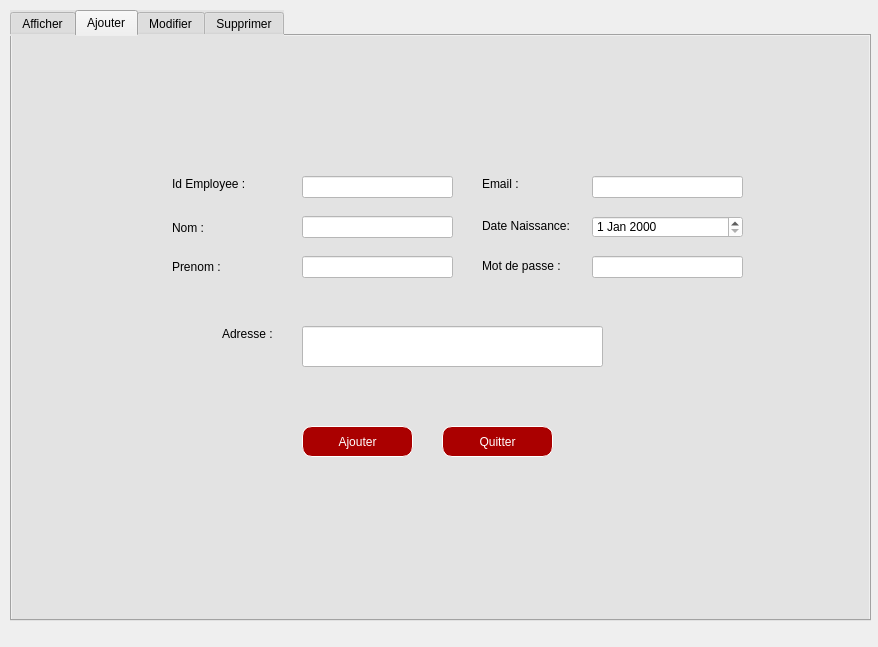
<?xml version="1.0" encoding="UTF-8"?>
<ui version="4.0">
 <class>Employee</class>
 <widget class="QDialog" name="Employee">
  <property name="geometry">
   <rect>
    <x>0</x>
    <y>0</y>
    <width>878</width>
    <height>647</height>
   </rect>
  </property>
  <property name="windowTitle">
   <string>Employee</string>
  </property>
  <property name="styleSheet">
   <string notr="true"/>
  </property>
  <widget class="QTabWidget" name="tabWidget_">
   <property name="geometry">
    <rect>
     <x>10</x>
     <y>10</y>
     <width>861</width>
     <height>611</height>
    </rect>
   </property>
   <property name="styleSheet">
    <string notr="true">background-color: rgb(227, 227, 227);

font: 9pt &quot;Sylfaen&quot;;</string>
   </property>
   <property name="currentIndex">
    <number>1</number>
   </property>
   <widget class="QWidget" name="tab_6">
    <attribute name="title">
     <string>Afficher</string>
    </attribute>
    <widget class="QLabel" name="label_46">
     <property name="geometry">
      <rect>
       <x>10</x>
       <y>10</y>
       <width>61</width>
       <height>71</height>
      </rect>
     </property>
     <property name="styleSheet">
      <string notr="true">background-color: rgb(155, 1, 1);
image: url(:/new/prefix1/Logo.png);</string>
     </property>
     <property name="text">
      <string/>
     </property>
    </widget>
    <widget class="QLabel" name="label_47">
     <property name="geometry">
      <rect>
       <x>70</x>
       <y>20</y>
       <width>321</width>
       <height>51</height>
      </rect>
     </property>
     <property name="styleSheet">
      <string notr="true">background-color: rgb(155, 1, 1);</string>
     </property>
     <property name="text">
      <string>&lt;html&gt;&lt;head/&gt;&lt;body&gt;&lt;p&gt;&lt;span style=&quot; font-size:26pt; font-weight:600;&quot;&gt;STREAMFLIX&lt;/span&gt;&lt;/p&gt;&lt;/body&gt;&lt;/html&gt;</string>
     </property>
    </widget>
    <widget class="QTableView" name="tableView_2">
     <property name="geometry">
      <rect>
       <x>30</x>
       <y>220</y>
       <width>801</width>
       <height>321</height>
      </rect>
     </property>
    </widget>
    <widget class="QLabel" name="label_26">
     <property name="geometry">
      <rect>
       <x>0</x>
       <y>0</y>
       <width>851</width>
       <height>591</height>
      </rect>
     </property>
     <property name="styleSheet">
      <string notr="true">background-color: rgb(155, 1, 1);</string>
     </property>
     <property name="text">
      <string/>
     </property>
    </widget>
    <widget class="QGroupBox" name="groupBox">
     <property name="geometry">
      <rect>
       <x>320</x>
       <y>140</y>
       <width>291</width>
       <height>71</height>
      </rect>
     </property>
     <property name="styleSheet">
      <string notr="true">background-color: rgb(155, 1, 1);
color: rgb(255, 255, 255);</string>
     </property>
     <property name="title">
      <string>Trier Par :</string>
     </property>
     <widget class="QComboBox" name="comboBox_5">
      <property name="geometry">
       <rect>
        <x>10</x>
        <y>30</y>
        <width>171</width>
        <height>31</height>
       </rect>
      </property>
      <property name="styleSheet">
       <string notr="true">background-color: rgb(170, 0, 0);
border :1px solid rgb(255, 255, 255);
border-radius :0px;
color: #FFF;
padding-left: 20px;
padding-right:20px;

</string>
      </property>
      <item>
       <property name="text">
        <string>Date de naissance</string>
       </property>
      </item>
      <item>
       <property name="text">
        <string/>
       </property>
      </item>
      <item>
       <property name="text">
        <string/>
       </property>
      </item>
      <item>
       <property name="text">
        <string/>
       </property>
      </item>
     </widget>
     <widget class="QPushButton" name="pushButton_Trie_2">
      <property name="geometry">
       <rect>
        <x>190</x>
        <y>30</y>
        <width>81</width>
        <height>31</height>
       </rect>
      </property>
      <property name="styleSheet">
       <string notr="true">background-color: rgb(170, 0, 0);
border :1px solid rgb(255, 255, 255);
border-radius :10px;
color: #FFF;
padding-left: 20px;
padding-right:20px;
</string>
      </property>
      <property name="text">
       <string>Trier</string>
      </property>
      <property name="icon">
       <iconset>
        <normaloff>:/new/prefix1/Tri.png</normaloff>:/new/prefix1/Tri.png</iconset>
      </property>
      <property name="iconSize">
       <size>
        <width>50</width>
        <height>50</height>
       </size>
      </property>
     </widget>
    </widget>
    <widget class="QGroupBox" name="groupBox_2">
     <property name="geometry">
      <rect>
       <x>30</x>
       <y>140</y>
       <width>281</width>
       <height>71</height>
      </rect>
     </property>
     <property name="styleSheet">
      <string notr="true">background-color: rgb(155, 1, 1);
color: rgb(255, 255, 255);</string>
     </property>
     <property name="title">
      <string>Rechercher Par :</string>
     </property>
     <widget class="QLineEdit" name="lineEdit_Recherche_2">
      <property name="geometry">
       <rect>
        <x>10</x>
        <y>30</y>
        <width>141</width>
        <height>31</height>
       </rect>
      </property>
      <property name="styleSheet">
       <string notr="true">background-color: rgb(255, 255, 255);</string>
      </property>
     </widget>
     <widget class="QPushButton" name="pushButton_Recherche_2">
      <property name="geometry">
       <rect>
        <x>160</x>
        <y>30</y>
        <width>111</width>
        <height>31</height>
       </rect>
      </property>
      <property name="styleSheet">
       <string notr="true">background-color: rgb(170, 0, 0);
border :1px solid rgb(255, 255, 255);
border-radius :10px;
color: #FFF;
padding-left: 20px;
padding-right:20px;
</string>
      </property>
      <property name="text">
       <string>Rechercher</string>
      </property>
     </widget>
    </widget>
    <widget class="QPushButton" name="pushButton_2">
     <property name="geometry">
      <rect>
       <x>630</x>
       <y>150</y>
       <width>61</width>
       <height>61</height>
      </rect>
     </property>
     <property name="styleSheet">
      <string notr="true">image: url(:/new/prefix2/PDF.png);</string>
     </property>
     <property name="text">
      <string/>
     </property>
     <property name="icon">
      <iconset>
       <normaloff>:/new/prefix1/PDF.png</normaloff>:/new/prefix1/PDF.png</iconset>
     </property>
     <property name="iconSize">
      <size>
       <width>50</width>
       <height>50</height>
      </size>
     </property>
    </widget>
    <widget class="QGroupBox" name="groupBox_3">
     <property name="geometry">
      <rect>
       <x>480</x>
       <y>20</y>
       <width>351</width>
       <height>111</height>
      </rect>
     </property>
     <property name="styleSheet">
      <string notr="true">background-color: rgb(155, 1, 1);
color: rgb(255, 255, 255);</string>
     </property>
     <property name="title">
      <string>Entrez l'adresse Mail :</string>
     </property>
     <widget class="QLineEdit" name="lineEdit_emaill_3">
      <property name="geometry">
       <rect>
        <x>30</x>
        <y>30</y>
        <width>191</width>
        <height>31</height>
       </rect>
      </property>
      <property name="styleSheet">
       <string notr="true">background-color: rgb(255, 255, 255);</string>
      </property>
      <property name="text">
       <string/>
      </property>
     </widget>
     <widget class="QLineEdit" name="lineEdit_emaill_envoi_2">
      <property name="geometry">
       <rect>
        <x>30</x>
        <y>70</y>
        <width>191</width>
        <height>31</height>
       </rect>
      </property>
      <property name="styleSheet">
       <string notr="true">background-color: rgb(255, 255, 255);</string>
      </property>
      <property name="text">
       <string/>
      </property>
     </widget>
     <widget class="QPushButton" name="pushButton_Email_2">
      <property name="geometry">
       <rect>
        <x>230</x>
        <y>70</y>
        <width>101</width>
        <height>31</height>
       </rect>
      </property>
      <property name="styleSheet">
       <string notr="true">background-color: rgb(170, 0, 0);
border :1px solid rgb(255, 255, 255);
border-radius :10px;
color: #FFF;
padding-left: 20px;
padding-right:20px;
</string>
      </property>
      <property name="text">
       <string>Envoyer</string>
      </property>
      <property name="icon">
       <iconset>
        <normaloff>:/new/prefix1/EMAIL.png</normaloff>:/new/prefix1/EMAIL.png</iconset>
      </property>
      <property name="iconSize">
       <size>
        <width>34</width>
        <height>53</height>
       </size>
      </property>
     </widget>
     <widget class="QPushButton" name="pushButton_Email_Envoie_3">
      <property name="geometry">
       <rect>
        <x>230</x>
        <y>30</y>
        <width>101</width>
        <height>31</height>
       </rect>
      </property>
      <property name="styleSheet">
       <string notr="true">background-color: rgb(170, 0, 0);
border :1px solid rgb(255, 255, 255);
border-radius :10px;
color: #FFF;
padding-left: 20px;
padding-right:20px;

</string>
      </property>
      <property name="text">
       <string>Vérifier</string>
      </property>
      <property name="icon">
       <iconset>
        <normaloff>:/new/prefix1/EMAIL.png</normaloff>:/new/prefix1/EMAIL.png</iconset>
      </property>
      <property name="iconSize">
       <size>
        <width>37</width>
        <height>53</height>
       </size>
      </property>
     </widget>
    </widget>
    <widget class="QPushButton" name="pushButton_Statistique_2">
     <property name="geometry">
      <rect>
       <x>700</x>
       <y>150</y>
       <width>61</width>
       <height>61</height>
      </rect>
     </property>
     <property name="styleSheet">
      <string notr="true"/>
     </property>
     <property name="icon">
      <iconset>
       <normaloff>:/new/prefix1/statistique.png</normaloff>:/new/prefix1/statistique.png</iconset>
     </property>
     <property name="iconSize">
      <size>
       <width>70</width>
       <height>70</height>
      </size>
     </property>
    </widget>
    <widget class="QPushButton" name="pushButton">
     <property name="geometry">
      <rect>
       <x>770</x>
       <y>150</y>
       <width>61</width>
       <height>61</height>
      </rect>
     </property>
     <property name="styleSheet">
      <string notr="true">image: url(:/new/prefix2/act.png);</string>
     </property>
     <property name="text">
      <string/>
     </property>
    </widget>
    <zorder>label_26</zorder>
    <zorder>label_46</zorder>
    <zorder>label_47</zorder>
    <zorder>tableView_2</zorder>
    <zorder>groupBox</zorder>
    <zorder>groupBox_2</zorder>
    <zorder>pushButton_2</zorder>
    <zorder>groupBox_3</zorder>
    <zorder>pushButton_Statistique_2</zorder>
    <zorder>pushButton</zorder>
   </widget>
   <widget class="QWidget" name="tab_5">
    <attribute name="title">
     <string>Ajouter</string>
    </attribute>
    <widget class="QLabel" name="label_14">
     <property name="geometry">
      <rect>
       <x>160</x>
       <y>140</y>
       <width>91</width>
       <height>16</height>
      </rect>
     </property>
     <property name="styleSheet">
      <string notr="true">background-color: rgb(227, 227, 227);</string>
     </property>
     <property name="text">
      <string>Id Employee :</string>
     </property>
    </widget>
    <widget class="QLabel" name="label_20">
     <property name="geometry">
      <rect>
       <x>470</x>
       <y>180</y>
       <width>121</width>
       <height>20</height>
      </rect>
     </property>
     <property name="text">
      <string>Date Naissance:</string>
     </property>
    </widget>
    <widget class="QLabel" name="label_21">
     <property name="geometry">
      <rect>
       <x>160</x>
       <y>182</y>
       <width>151</width>
       <height>20</height>
      </rect>
     </property>
     <property name="text">
      <string>Nom :</string>
     </property>
    </widget>
    <widget class="QLabel" name="label_22">
     <property name="geometry">
      <rect>
       <x>470</x>
       <y>220</y>
       <width>91</width>
       <height>20</height>
      </rect>
     </property>
     <property name="text">
      <string>Mot de passe :</string>
     </property>
    </widget>
    <widget class="QLabel" name="label_23">
     <property name="geometry">
      <rect>
       <x>160</x>
       <y>221</y>
       <width>101</width>
       <height>20</height>
      </rect>
     </property>
     <property name="text">
      <string>Prenom :</string>
     </property>
    </widget>
    <widget class="QLabel" name="label_24">
     <property name="geometry">
      <rect>
       <x>210</x>
       <y>290</y>
       <width>91</width>
       <height>16</height>
      </rect>
     </property>
     <property name="text">
      <string>Adresse :</string>
     </property>
    </widget>
    <widget class="QLabel" name="label_25">
     <property name="geometry">
      <rect>
       <x>470</x>
       <y>140</y>
       <width>101</width>
       <height>16</height>
      </rect>
     </property>
     <property name="text">
      <string>Email :</string>
     </property>
    </widget>
    <widget class="QLineEdit" name="lineEdit_IdE_2">
     <property name="geometry">
      <rect>
       <x>290</x>
       <y>140</y>
       <width>151</width>
       <height>22</height>
      </rect>
     </property>
     <property name="styleSheet">
      <string notr="true">background-color: rgb(255, 255, 255);</string>
     </property>
     <property name="text">
      <string/>
     </property>
    </widget>
    <widget class="QLineEdit" name="lineEdit_nom_2">
     <property name="geometry">
      <rect>
       <x>290</x>
       <y>180</y>
       <width>151</width>
       <height>22</height>
      </rect>
     </property>
     <property name="styleSheet">
      <string notr="true">background-color: rgb(255, 255, 255);</string>
     </property>
    </widget>
    <widget class="QLineEdit" name="lineEdit_email_2">
     <property name="geometry">
      <rect>
       <x>580</x>
       <y>140</y>
       <width>151</width>
       <height>22</height>
      </rect>
     </property>
     <property name="styleSheet">
      <string notr="true">background-color: rgb(255, 255, 255);</string>
     </property>
     <property name="text">
      <string/>
     </property>
    </widget>
    <widget class="QLineEdit" name="lineEdit_prenom_2">
     <property name="geometry">
      <rect>
       <x>290</x>
       <y>220</y>
       <width>151</width>
       <height>22</height>
      </rect>
     </property>
     <property name="styleSheet">
      <string notr="true">background-color: rgb(255, 255, 255);</string>
     </property>
    </widget>
    <widget class="QLineEdit" name="lineEdit_tele_2">
     <property name="geometry">
      <rect>
       <x>580</x>
       <y>220</y>
       <width>151</width>
       <height>22</height>
      </rect>
     </property>
     <property name="styleSheet">
      <string notr="true">background-color: rgb(255, 255, 255);</string>
     </property>
    </widget>
    <widget class="QPushButton" name="pushButton_Ajouter_2">
     <property name="geometry">
      <rect>
       <x>290</x>
       <y>390</y>
       <width>111</width>
       <height>31</height>
      </rect>
     </property>
     <property name="styleSheet">
      <string notr="true">background-color: rgb(170, 0, 0);
border :1px solid rgb(255, 255, 255);
border-radius :10px;
color: #FFF;
padding-left: 20px;
padding-right:20px;
</string>
     </property>
     <property name="text">
      <string>Ajouter</string>
     </property>
    </widget>
    <widget class="QDateEdit" name="dateEdit_2">
     <property name="geometry">
      <rect>
       <x>580</x>
       <y>180</y>
       <width>151</width>
       <height>22</height>
      </rect>
     </property>
     <property name="styleSheet">
      <string notr="true">background-color: rgb(255, 255, 255);</string>
     </property>
    </widget>
    <widget class="QPushButton" name="pushButton_quitter">
     <property name="geometry">
      <rect>
       <x>430</x>
       <y>390</y>
       <width>111</width>
       <height>31</height>
      </rect>
     </property>
     <property name="styleSheet">
      <string notr="true">background-color: rgb(170, 0, 0);
border :1px solid rgb(255, 255, 255);
border-radius :10px;
color: #FFF;
padding-left: 20px;
padding-right:20px;
</string>
     </property>
     <property name="text">
      <string>Quitter</string>
     </property>
    </widget>
    <widget class="QLineEdit" name="lineEdit_adresse_2">
     <property name="geometry">
      <rect>
       <x>290</x>
       <y>290</y>
       <width>301</width>
       <height>41</height>
      </rect>
     </property>
     <property name="styleSheet">
      <string notr="true">background-color: rgb(255, 255, 255);</string>
     </property>
    </widget>
    <widget class="QLabel" name="label">
     <property name="geometry">
      <rect>
       <x>0</x>
       <y>0</y>
       <width>851</width>
       <height>561</height>
      </rect>
     </property>
     <property name="styleSheet">
      <string notr="true">image: url(:/new/prefix1/2.png);</string>
     </property>
     <property name="text">
      <string/>
     </property>
    </widget>
    <zorder>label</zorder>
    <zorder>label_14</zorder>
    <zorder>label_20</zorder>
    <zorder>label_21</zorder>
    <zorder>label_22</zorder>
    <zorder>label_23</zorder>
    <zorder>label_24</zorder>
    <zorder>label_25</zorder>
    <zorder>lineEdit_IdE_2</zorder>
    <zorder>lineEdit_nom_2</zorder>
    <zorder>lineEdit_email_2</zorder>
    <zorder>lineEdit_prenom_2</zorder>
    <zorder>lineEdit_tele_2</zorder>
    <zorder>pushButton_Ajouter_2</zorder>
    <zorder>dateEdit_2</zorder>
    <zorder>pushButton_quitter</zorder>
    <zorder>lineEdit_adresse_2</zorder>
   </widget>
   <widget class="QWidget" name="tab_7">
    <attribute name="title">
     <string>Modifier</string>
    </attribute>
    <widget class="QPushButton" name="pushButton_Quitter_2">
     <property name="geometry">
      <rect>
       <x>430</x>
       <y>390</y>
       <width>111</width>
       <height>31</height>
      </rect>
     </property>
     <property name="styleSheet">
      <string notr="true">background-color: rgb(170, 0, 0);
border :1px solid rgb(255, 255, 255);
border-radius :10px;
color: #FFF;
padding-left: 20px;
padding-right:20px;
</string>
     </property>
     <property name="text">
      <string>Quitter</string>
     </property>
    </widget>
    <widget class="QPushButton" name="pushButton_Modifier_2">
     <property name="geometry">
      <rect>
       <x>290</x>
       <y>390</y>
       <width>111</width>
       <height>31</height>
      </rect>
     </property>
     <property name="styleSheet">
      <string notr="true">background-color: rgb(170, 0, 0);
border :1px solid rgb(255, 255, 255);
border-radius :10px;
color: #FFF;
padding-left: 20px;
padding-right:20px;
</string>
     </property>
     <property name="text">
      <string>Modifier</string>
     </property>
    </widget>
    <widget class="QLineEdit" name="lineEdit_prenom_M_2">
     <property name="geometry">
      <rect>
       <x>290</x>
       <y>220</y>
       <width>151</width>
       <height>21</height>
      </rect>
     </property>
     <property name="styleSheet">
      <string notr="true">background-color: rgb(255, 255, 255);</string>
     </property>
    </widget>
    <widget class="QLabel" name="label_29">
     <property name="geometry">
      <rect>
       <x>470</x>
       <y>220</y>
       <width>91</width>
       <height>20</height>
      </rect>
     </property>
     <property name="text">
      <string>Mot de passe :</string>
     </property>
    </widget>
    <widget class="QLabel" name="label_30">
     <property name="geometry">
      <rect>
       <x>210</x>
       <y>290</y>
       <width>81</width>
       <height>16</height>
      </rect>
     </property>
     <property name="text">
      <string>Adresse :</string>
     </property>
    </widget>
    <widget class="QDateEdit" name="dateEdit_M_2">
     <property name="geometry">
      <rect>
       <x>570</x>
       <y>180</y>
       <width>151</width>
       <height>22</height>
      </rect>
     </property>
     <property name="styleSheet">
      <string notr="true">background-color: rgb(255, 255, 255);</string>
     </property>
    </widget>
    <widget class="QLabel" name="label_31">
     <property name="geometry">
      <rect>
       <x>160</x>
       <y>178</y>
       <width>121</width>
       <height>20</height>
      </rect>
     </property>
     <property name="text">
      <string>Nom :</string>
     </property>
    </widget>
    <widget class="QLineEdit" name="lineEdit_tel_M_2">
     <property name="geometry">
      <rect>
       <x>570</x>
       <y>220</y>
       <width>151</width>
       <height>22</height>
      </rect>
     </property>
     <property name="styleSheet">
      <string notr="true">background-color: rgb(255, 255, 255);</string>
     </property>
    </widget>
    <widget class="QLabel" name="label_32">
     <property name="geometry">
      <rect>
       <x>160</x>
       <y>222</y>
       <width>121</width>
       <height>16</height>
      </rect>
     </property>
     <property name="text">
      <string>Prénom :</string>
     </property>
    </widget>
    <widget class="QLineEdit" name="lineEdit_nom_M_2">
     <property name="geometry">
      <rect>
       <x>290</x>
       <y>180</y>
       <width>151</width>
       <height>22</height>
      </rect>
     </property>
     <property name="styleSheet">
      <string notr="true">background-color: rgb(255, 255, 255);</string>
     </property>
    </widget>
    <widget class="QLabel" name="label_34">
     <property name="geometry">
      <rect>
       <x>470</x>
       <y>140</y>
       <width>101</width>
       <height>21</height>
      </rect>
     </property>
     <property name="text">
      <string>Email :</string>
     </property>
    </widget>
    <widget class="QLineEdit" name="lineEdit_email_M_2">
     <property name="geometry">
      <rect>
       <x>570</x>
       <y>140</y>
       <width>151</width>
       <height>22</height>
      </rect>
     </property>
     <property name="styleSheet">
      <string notr="true">background-color: rgb(255, 255, 255);</string>
     </property>
    </widget>
    <widget class="QLabel" name="label_35">
     <property name="geometry">
      <rect>
       <x>470</x>
       <y>180</y>
       <width>101</width>
       <height>20</height>
      </rect>
     </property>
     <property name="text">
      <string>Date Naissance:</string>
     </property>
    </widget>
    <widget class="QLineEdit" name="lineEdit_adresse_M_2">
     <property name="geometry">
      <rect>
       <x>300</x>
       <y>290</y>
       <width>281</width>
       <height>51</height>
      </rect>
     </property>
     <property name="styleSheet">
      <string notr="true">background-color: rgb(255, 255, 255);</string>
     </property>
    </widget>
    <widget class="QLineEdit" name="lineEdit_Recherche_M_2">
     <property name="geometry">
      <rect>
       <x>290</x>
       <y>140</y>
       <width>131</width>
       <height>21</height>
      </rect>
     </property>
     <property name="styleSheet">
      <string notr="true">background-color: rgb(255, 255, 255);</string>
     </property>
    </widget>
    <widget class="QPushButton" name="pushButton_Recherche_M_2">
     <property name="geometry">
      <rect>
       <x>420</x>
       <y>140</y>
       <width>21</width>
       <height>21</height>
      </rect>
     </property>
     <property name="styleSheet">
      <string notr="true">image: url(:/new/prefix2/Recherche.png);</string>
     </property>
     <property name="text">
      <string/>
     </property>
    </widget>
    <widget class="QLabel" name="label_2">
     <property name="geometry">
      <rect>
       <x>-40</x>
       <y>0</y>
       <width>911</width>
       <height>561</height>
      </rect>
     </property>
     <property name="styleSheet">
      <string notr="true">image: url(:/new/prefix1/2.png);</string>
     </property>
     <property name="text">
      <string/>
     </property>
    </widget>
    <widget class="QLabel" name="label_15">
     <property name="geometry">
      <rect>
       <x>160</x>
       <y>140</y>
       <width>91</width>
       <height>16</height>
      </rect>
     </property>
     <property name="styleSheet">
      <string notr="true">background-color: rgb(227, 227, 227);</string>
     </property>
     <property name="text">
      <string>Id Employee :</string>
     </property>
    </widget>
    <widget class="QLineEdit" name="lineEdit_IdE_M_2">
     <property name="geometry">
      <rect>
       <x>180</x>
       <y>50</y>
       <width>113</width>
       <height>22</height>
      </rect>
     </property>
    </widget>
    <zorder>lineEdit_IdE_M_2</zorder>
    <zorder>label_2</zorder>
    <zorder>pushButton_Quitter_2</zorder>
    <zorder>pushButton_Modifier_2</zorder>
    <zorder>lineEdit_prenom_M_2</zorder>
    <zorder>label_29</zorder>
    <zorder>label_30</zorder>
    <zorder>dateEdit_M_2</zorder>
    <zorder>label_31</zorder>
    <zorder>lineEdit_tel_M_2</zorder>
    <zorder>label_32</zorder>
    <zorder>lineEdit_nom_M_2</zorder>
    <zorder>label_34</zorder>
    <zorder>lineEdit_email_M_2</zorder>
    <zorder>label_35</zorder>
    <zorder>lineEdit_adresse_M_2</zorder>
    <zorder>lineEdit_Recherche_M_2</zorder>
    <zorder>pushButton_Recherche_M_2</zorder>
    <zorder>label_15</zorder>
   </widget>
   <widget class="QWidget" name="tab_8">
    <attribute name="title">
     <string>Supprimer</string>
    </attribute>
    <widget class="QLabel" name="label_50">
     <property name="geometry">
      <rect>
       <x>210</x>
       <y>250</y>
       <width>111</width>
       <height>31</height>
      </rect>
     </property>
     <property name="styleSheet">
      <string notr="true">background-color: rgb(227, 227, 227);</string>
     </property>
     <property name="text">
      <string>Id Employee :</string>
     </property>
    </widget>
    <widget class="QLineEdit" name="lineEdit_Recherche_supp_2">
     <property name="geometry">
      <rect>
       <x>330</x>
       <y>250</y>
       <width>201</width>
       <height>31</height>
      </rect>
     </property>
     <property name="styleSheet">
      <string notr="true">background-color: rgb(255, 255, 255);</string>
     </property>
    </widget>
    <widget class="QPushButton" name="pushButton_supprimer_2">
     <property name="geometry">
      <rect>
       <x>300</x>
       <y>360</y>
       <width>201</width>
       <height>41</height>
      </rect>
     </property>
     <property name="styleSheet">
      <string notr="true">background-color: rgb(170, 0, 0);
border :1px solid rgb(255, 255, 255);
border-radius :10px;
color: #FFF;
padding-left: 20px;
padding-right:20px;
</string>
     </property>
     <property name="text">
      <string>Supprimer</string>
     </property>
    </widget>
    <widget class="QLabel" name="label_3">
     <property name="geometry">
      <rect>
       <x>-10</x>
       <y>0</y>
       <width>851</width>
       <height>561</height>
      </rect>
     </property>
     <property name="styleSheet">
      <string notr="true">image: url(:/new/prefix1/2.png);</string>
     </property>
     <property name="text">
      <string/>
     </property>
    </widget>
    <zorder>label_3</zorder>
    <zorder>label_50</zorder>
    <zorder>lineEdit_Recherche_supp_2</zorder>
    <zorder>pushButton_supprimer_2</zorder>
   </widget>
  </widget>
 </widget>
 <resources/>
 <connections/>
</ui>
